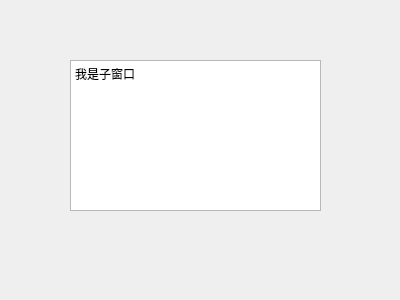
<?xml version="1.0" encoding="UTF-8"?>
<ui version="4.0">
 <class>ChildForm</class>
 <widget class="QWidget" name="ChildForm">
  <property name="geometry">
   <rect>
    <x>0</x>
    <y>0</y>
    <width>400</width>
    <height>300</height>
   </rect>
  </property>
  <property name="windowTitle">
   <string>child_Form</string>
  </property>
  <widget class="QTextEdit" name="textEdit">
   <property name="geometry">
    <rect>
     <x>70</x>
     <y>60</y>
     <width>251</width>
     <height>151</height>
    </rect>
   </property>
   <property name="html">
    <string>&lt;!DOCTYPE HTML PUBLIC &quot;-//W3C//DTD HTML 4.0//EN&quot; &quot;http://www.w3.org/TR/REC-html40/strict.dtd&quot;&gt;
&lt;html&gt;&lt;head&gt;&lt;meta name=&quot;qrichtext&quot; content=&quot;1&quot; /&gt;&lt;style type=&quot;text/css&quot;&gt;
p, li { white-space: pre-wrap; }
&lt;/style&gt;&lt;/head&gt;&lt;body style=&quot; font-family:'SimSun'; font-size:9pt; font-weight:400; font-style:normal;&quot;&gt;
&lt;p style=&quot; margin-top:0px; margin-bottom:0px; margin-left:0px; margin-right:0px; -qt-block-indent:0; text-indent:0px;&quot;&gt;我是子窗口&lt;/p&gt;&lt;/body&gt;&lt;/html&gt;</string>
   </property>
  </widget>
 </widget>
 <resources/>
 <connections/>
</ui>
